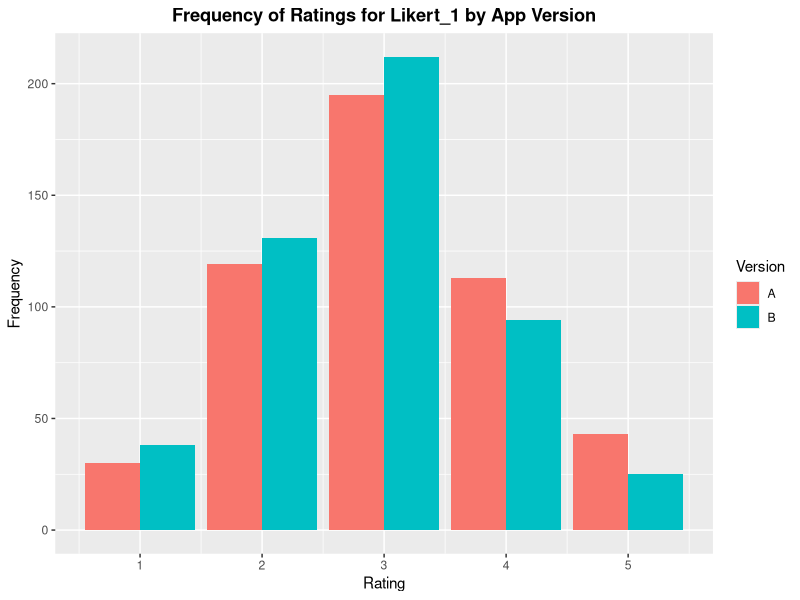
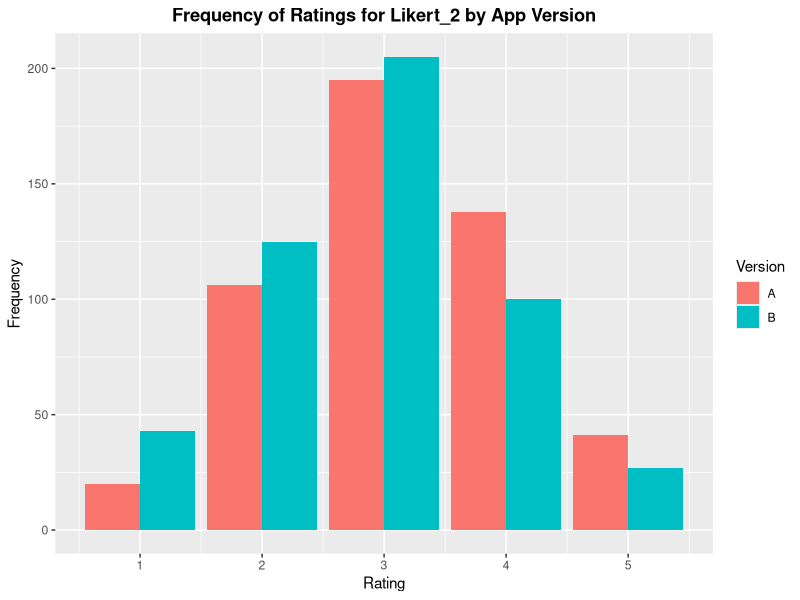
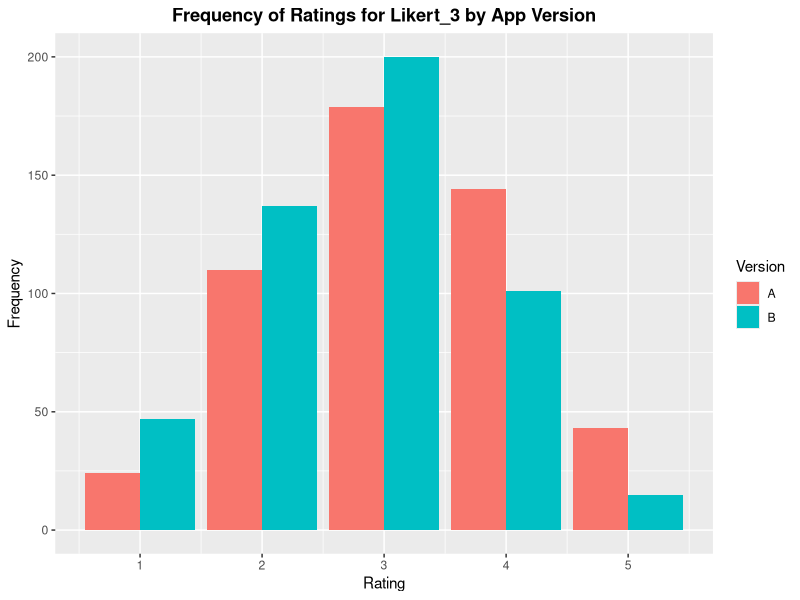
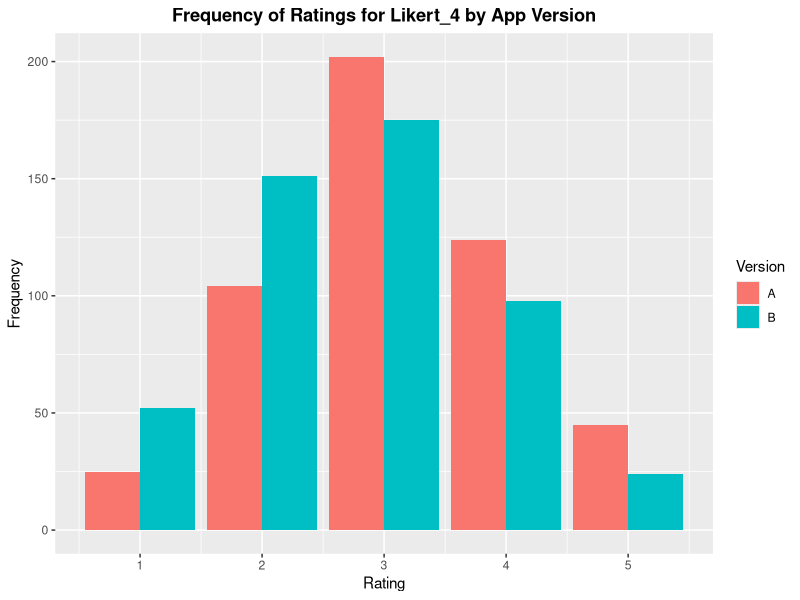
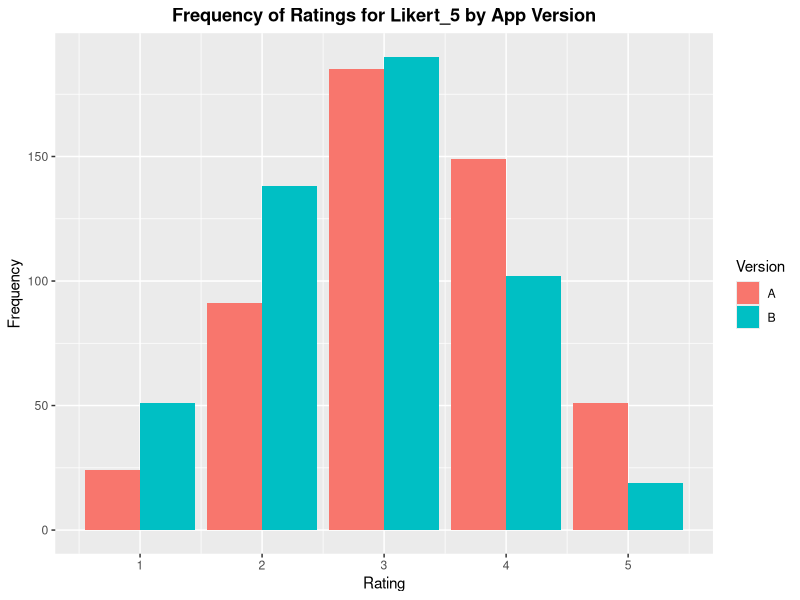
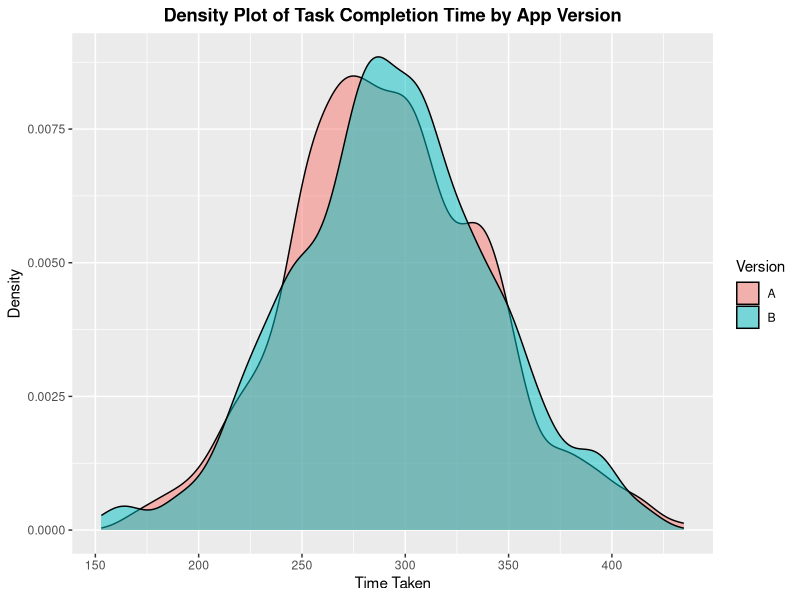

Source code (R) for these figures, in order:
# Install necessary packages
install.packages("ggplot2")
install.packages("dplyr")
install.packages("tidyr")

# Load the packages
library(ggplot2)
library(dplyr)
library(tidyr)

# Read the CSV file
data <- read.csv("Lab/sample_data.csv")

# Function to create a bar chart for a given Likert question
plot_question_versions <- function(question) {
  # Create a bar chart comparing the number of responses for each rating
  ggplot(filter(data, grepl(question, Likert)), aes(x = Likert_Rating, fill = Version)) +
    geom_bar(position = "dodge") +
    labs(title = paste("Frequency of Ratings for", question, "by App Version"),
         x = "Rating",
         y = "Frequency") +
    theme(plot.title = element_text(hjust = 0.5, face = "bold"))
}

# Loop through each question and plot
for (question in unique(data$Likert)) {
  print(plot_question_versions(question))
}

# Density plot of task completion time by app version
ggplot(data, aes(x = Time_Taken, fill = Version)) +
  geom_density(alpha = 0.5) +
  labs(title = "Density Plot of Task Completion Time by App Version",
       x = "Time Taken",
       y = "Density") +
  theme(plot.title = element_text(hjust = 0.5, face = "bold"))

# Compute summary statistics for Likert_Rating for each version and Likert question
summary_stats_likert <- data %>%
  group_by(Version, Likert) %>%
  summarize(
    Count = n(),
    Mean = mean(Likert_Rating),
    Median = median(Likert_Rating),
    Standard_Deviation = sd(Likert_Rating),
    Min = min(Likert_Rating),
    Max = max(Likert_Rating),
    .groups = "drop"
  )

# Remove duplicates as data is in wide format
unique_time_data <- data %>%
  group_by(Participant_ID, Version) %>%
  distinct(Time_Taken, .keep_all = TRUE)

# Compute summary statistics for Time_Taken for each version
summary_stats_time <- unique_time_data %>%
  group_by(Version) %>%
  summarize(
    Count = n(),
    Mean = mean(Time_Taken),
    Median = median(Time_Taken),
    Standard_Deviation = sd(Time_Taken),
    Min = min(Time_Taken),
    Max = max(Time_Taken),
    .groups = "drop"
  )

# Print the summary statistics
print(summary_stats_likert)
print(summary_stats_time)

# Initialize an empty data frame to store the results
wilcox_test_results <- data.frame(
  Question = character(),
  W = numeric(),
  P_Value = numeric(),
  stringsAsFactors = FALSE
)

# Loop through each unique Likert question
for (question in unique(data$Likert)) {
  # Subset the data to only include rows related to the current Likert question
  question_data <- filter(data, Likert == question)

  # Perform the Wilcoxon signed rank test
  wilcox_test_result <- wilcox.test(Likert_Rating ~ Version, data = question_data)

  # Store the results in the data frame
  wilcox_test_results <- rbind(wilcox_test_results, data.frame(
    Question = question,
    W = wilcox_test_result$statistic,
    P_Value = wilcox_test_result$p.value
  ))
}

# Print the data frame
print(wilcox_test_results)

# Subset the data for each version and perform the unpaired t-test
t_test_result <- t.test(filter(unique_time_data, Version == "A")$Time_Taken,
                        filter(unique_time_data, Version == "B")$Time_Taken)

# Print the results
print(t_test_result)